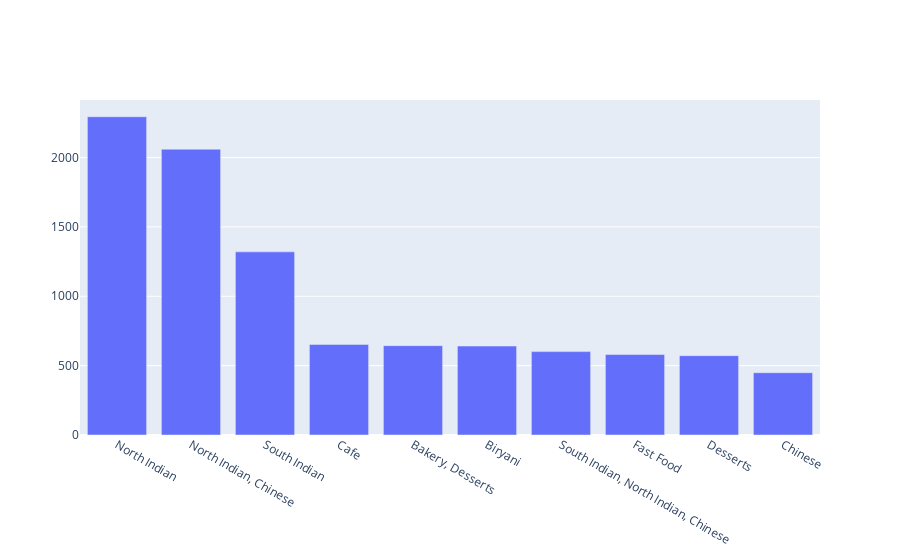

The notebook cell this image was saved under:
### Code cell
iplot([trace1])

### Figure 1 — Plotly figure (JSON) as saved in the notebook; plotly's stock layout.template omitted (floating-point values rounded to 4 significant figures)
{"data": [{"type": "bar", "x": ["North Indian", "North Indian, Chinese", "South Indian", "Cafe", "Bakery, Desserts", "Biryani", "South Indian, North Indian, Chinese", "Fast Food", "Desserts", "Chinese"], "y": [2294, 2060, 1320, 653, 644, 641, 601, 580, 572, 449]}], "layout": {}}
